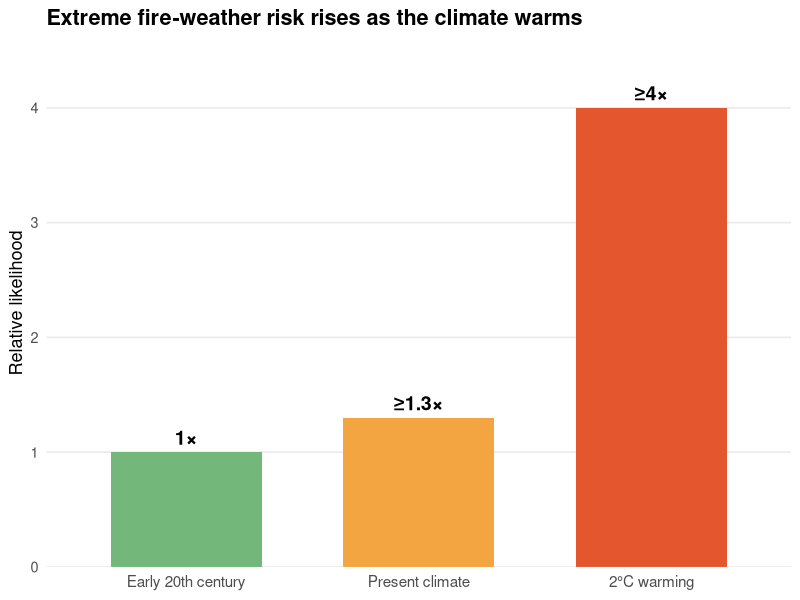

Recreate this plot in R.
## ---- chunk 1
#| label: tbl-measures
#| tbl-cap: "How the study measured the weather behind the Black Summer. Source: van Oldenborgh et al. (2021)."
#| tbl-cap-location: bottom
#| echo: false

table_data <- data.frame(
  "What was studied" = c(
    "Extreme heat",
    "Drought",
    "Fire weather"
  ),
  "How it was measured" = c(
    "The hottest 7-day period",
    "Annual rainfall and the driest month of the fire season",
    "An index combining temperature, rainfall, humidity and wind"
  ),
  check.names = FALSE
)

knitr::kable(table_data)
## ---- chunk 2
#| label: fig-fire-weather-risk
#| fig-cap: "Relative likelihood of extreme fire-weather conditions under different levels of global warming. Values show conservative lower-bound estimates relative to the early twentieth-century climate, based on van Oldenborgh et al. (2021)."
#| echo: false
#| warning: false
#| message: false

library(ggplot2)
library(tibble)

fire_risk <- tibble(
  climate = factor(
    c("Early 20th century", "Present climate", "2°C warming"),
    levels = c("Early 20th century", "Present climate", "2°C warming")
  ),
  likelihood = c(1, 1.3, 4),
  label = c("1×", "≥1.3×", "≥4×")
)

ggplot(fire_risk, aes(x = climate, y = likelihood, fill = climate)) +
  geom_col(width = 0.65) +
  geom_text(
    aes(label = label),
    vjust = -0.5,
    size = 5,
    fontface = "bold"
  ) +
  scale_fill_manual(
    values = c(
      "Early 20th century" = "#73B77A",
      "Present climate" = "#F2A541",
      "2°C warming" = "#E4572E"
    ),
    guide = "none"
  ) +
  scale_y_continuous(
    limits = c(0, 4.6),
    breaks = 0:4,
    expand = c(0, 0)
  ) +
  labs(
    title = "Extreme fire-weather risk rises as the climate warms",
    x = NULL,
    y = "Relative likelihood"
  ) +
  theme_minimal(base_size = 13) +
  theme(
    panel.grid.major.x = element_blank(),
    panel.grid.minor = element_blank(),
    plot.title = element_text(face = "bold"),
    axis.text.x = element_text(size = 11)
  )
